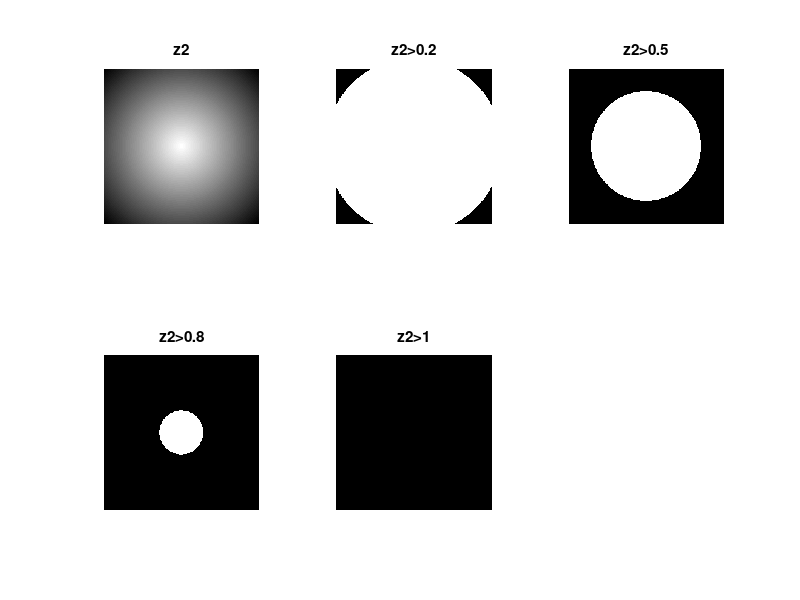

Write the MATLAB code that produced this figure.
[x,y]=meshgrid(1:256,1:256);
z=sqrt((x-128).^2+(y-128).^2);
z2=1-mat2gray(z);
subplot(2,3,1),imshow(z2);
title('z2');
subplot(2,3,2),imshow(z2>0.2);
title('z2>0.2');
subplot(2,3,3),imshow(z2>0.5);
title('z2>0.5');
subplot(2,3,4),imshow(z2>0.8);
title('z2>0.8');
subplot(2,3,5),imshow(z2>1);
title('z2>1');